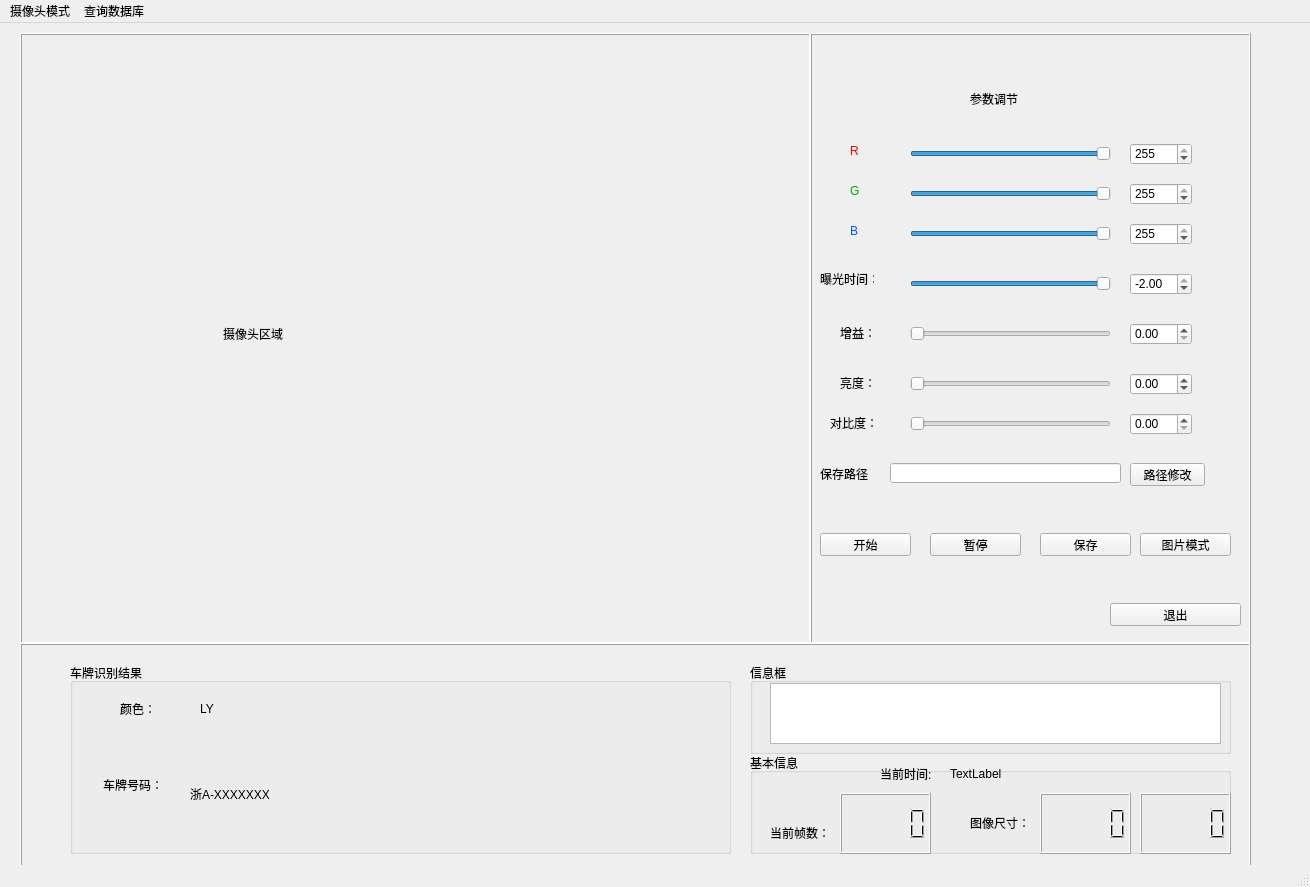
<?xml version="1.0" encoding="UTF-8"?>
<ui version="4.0">
 <class>camera</class>
 <widget class="QMainWindow" name="camera">
  <property name="geometry">
   <rect>
    <x>0</x>
    <y>0</y>
    <width>1310</width>
    <height>887</height>
   </rect>
  </property>
  <property name="windowTitle">
   <string>MainWindow</string>
  </property>
  <widget class="QWidget" name="centralwidget">
   <widget class="QFrame" name="frame">
    <property name="geometry">
     <rect>
      <x>20</x>
      <y>10</y>
      <width>791</width>
      <height>611</height>
     </rect>
    </property>
    <property name="frameShape">
     <enum>QFrame::Box</enum>
    </property>
    <property name="frameShadow">
     <enum>QFrame::Raised</enum>
    </property>
    <widget class="QLabel" name="DispLb">
     <property name="geometry">
      <rect>
       <x>10</x>
       <y>10</y>
       <width>771</width>
       <height>581</height>
      </rect>
     </property>
     <property name="text">
      <string>                                                          摄像头区域</string>
     </property>
    </widget>
   </widget>
   <widget class="QFrame" name="frame_2">
    <property name="geometry">
     <rect>
      <x>810</x>
      <y>10</y>
      <width>441</width>
      <height>611</height>
     </rect>
    </property>
    <property name="frameShape">
     <enum>QFrame::Box</enum>
    </property>
    <property name="frameShadow">
     <enum>QFrame::Raised</enum>
    </property>
    <widget class="QPushButton" name="ShowBt">
     <property name="geometry">
      <rect>
       <x>10</x>
       <y>500</y>
       <width>91</width>
       <height>23</height>
      </rect>
     </property>
     <property name="text">
      <string>开始</string>
     </property>
    </widget>
    <widget class="QPushButton" name="StopBt">
     <property name="geometry">
      <rect>
       <x>120</x>
       <y>500</y>
       <width>91</width>
       <height>23</height>
      </rect>
     </property>
     <property name="text">
      <string>暂停</string>
     </property>
    </widget>
    <widget class="QDoubleSpinBox" name="RedColorSpB">
     <property name="geometry">
      <rect>
       <x>320</x>
       <y>110</y>
       <width>62</width>
       <height>22</height>
      </rect>
     </property>
     <property name="decimals">
      <number>0</number>
     </property>
     <property name="maximum">
      <double>255.000000000000000</double>
     </property>
     <property name="value">
      <double>255.000000000000000</double>
     </property>
    </widget>
    <widget class="QSlider" name="RedColorSld">
     <property name="geometry">
      <rect>
       <x>100</x>
       <y>110</y>
       <width>201</width>
       <height>22</height>
      </rect>
     </property>
     <property name="maximum">
      <number>255</number>
     </property>
     <property name="value">
      <number>255</number>
     </property>
     <property name="sliderPosition">
      <number>255</number>
     </property>
     <property name="orientation">
      <enum>Qt::Horizontal</enum>
     </property>
    </widget>
    <widget class="QSlider" name="GreenColorSld">
     <property name="geometry">
      <rect>
       <x>100</x>
       <y>150</y>
       <width>201</width>
       <height>22</height>
      </rect>
     </property>
     <property name="maximum">
      <number>255</number>
     </property>
     <property name="value">
      <number>255</number>
     </property>
     <property name="orientation">
      <enum>Qt::Horizontal</enum>
     </property>
    </widget>
    <widget class="QSlider" name="BlueColorSld">
     <property name="geometry">
      <rect>
       <x>100</x>
       <y>190</y>
       <width>201</width>
       <height>22</height>
      </rect>
     </property>
     <property name="maximum">
      <number>255</number>
     </property>
     <property name="value">
      <number>255</number>
     </property>
     <property name="orientation">
      <enum>Qt::Horizontal</enum>
     </property>
    </widget>
    <widget class="QDoubleSpinBox" name="GreenColorSpB">
     <property name="geometry">
      <rect>
       <x>320</x>
       <y>150</y>
       <width>62</width>
       <height>22</height>
      </rect>
     </property>
     <property name="decimals">
      <number>0</number>
     </property>
     <property name="minimum">
      <double>0.000000000000000</double>
     </property>
     <property name="maximum">
      <double>255.000000000000000</double>
     </property>
     <property name="value">
      <double>255.000000000000000</double>
     </property>
    </widget>
    <widget class="QDoubleSpinBox" name="BlueColorSpB">
     <property name="geometry">
      <rect>
       <x>320</x>
       <y>190</y>
       <width>62</width>
       <height>22</height>
      </rect>
     </property>
     <property name="decimals">
      <number>0</number>
     </property>
     <property name="maximum">
      <double>255.000000000000000</double>
     </property>
     <property name="singleStep">
      <double>0.000000000000000</double>
     </property>
     <property name="value">
      <double>255.000000000000000</double>
     </property>
    </widget>
    <widget class="QLabel" name="label_4">
     <property name="geometry">
      <rect>
       <x>40</x>
       <y>110</y>
       <width>21</width>
       <height>16</height>
      </rect>
     </property>
     <property name="palette">
      <palette>
       <active>
        <colorrole role="WindowText">
         <brush brushstyle="SolidPattern">
          <color alpha="255">
           <red>255</red>
           <green>0</green>
           <blue>0</blue>
          </color>
         </brush>
        </colorrole>
       </active>
       <inactive>
        <colorrole role="WindowText">
         <brush brushstyle="SolidPattern">
          <color alpha="255">
           <red>255</red>
           <green>0</green>
           <blue>0</blue>
          </color>
         </brush>
        </colorrole>
       </inactive>
       <disabled>
        <colorrole role="WindowText">
         <brush brushstyle="SolidPattern">
          <color alpha="255">
           <red>120</red>
           <green>120</green>
           <blue>120</blue>
          </color>
         </brush>
        </colorrole>
       </disabled>
      </palette>
     </property>
     <property name="styleSheet">
      <string notr="true">font: 14pt &quot;Consolas&quot;;
</string>
     </property>
     <property name="text">
      <string>R</string>
     </property>
    </widget>
    <widget class="QLabel" name="label_5">
     <property name="geometry">
      <rect>
       <x>40</x>
       <y>150</y>
       <width>21</width>
       <height>16</height>
      </rect>
     </property>
     <property name="palette">
      <palette>
       <active>
        <colorrole role="WindowText">
         <brush brushstyle="SolidPattern">
          <color alpha="255">
           <red>0</red>
           <green>170</green>
           <blue>0</blue>
          </color>
         </brush>
        </colorrole>
       </active>
       <inactive>
        <colorrole role="WindowText">
         <brush brushstyle="SolidPattern">
          <color alpha="255">
           <red>0</red>
           <green>170</green>
           <blue>0</blue>
          </color>
         </brush>
        </colorrole>
       </inactive>
       <disabled>
        <colorrole role="WindowText">
         <brush brushstyle="SolidPattern">
          <color alpha="255">
           <red>120</red>
           <green>120</green>
           <blue>120</blue>
          </color>
         </brush>
        </colorrole>
       </disabled>
      </palette>
     </property>
     <property name="styleSheet">
      <string notr="true">font: 14pt &quot;Consolas&quot;;</string>
     </property>
     <property name="text">
      <string>G</string>
     </property>
    </widget>
    <widget class="QLabel" name="label_6">
     <property name="geometry">
      <rect>
       <x>40</x>
       <y>190</y>
       <width>21</width>
       <height>16</height>
      </rect>
     </property>
     <property name="palette">
      <palette>
       <active>
        <colorrole role="WindowText">
         <brush brushstyle="SolidPattern">
          <color alpha="255">
           <red>0</red>
           <green>85</green>
           <blue>255</blue>
          </color>
         </brush>
        </colorrole>
       </active>
       <inactive>
        <colorrole role="WindowText">
         <brush brushstyle="SolidPattern">
          <color alpha="255">
           <red>0</red>
           <green>85</green>
           <blue>255</blue>
          </color>
         </brush>
        </colorrole>
       </inactive>
       <disabled>
        <colorrole role="WindowText">
         <brush brushstyle="SolidPattern">
          <color alpha="255">
           <red>120</red>
           <green>120</green>
           <blue>120</blue>
          </color>
         </brush>
        </colorrole>
       </disabled>
      </palette>
     </property>
     <property name="styleSheet">
      <string notr="true">font: 14pt &quot;Consolas&quot;;</string>
     </property>
     <property name="text">
      <string>B</string>
     </property>
    </widget>
    <widget class="QSlider" name="ExpTimeSld">
     <property name="geometry">
      <rect>
       <x>100</x>
       <y>240</y>
       <width>201</width>
       <height>22</height>
      </rect>
     </property>
     <property name="minimum">
      <number>-10</number>
     </property>
     <property name="maximum">
      <number>-2</number>
     </property>
     <property name="orientation">
      <enum>Qt::Horizontal</enum>
     </property>
    </widget>
    <widget class="QSlider" name="GainSld">
     <property name="geometry">
      <rect>
       <x>100</x>
       <y>290</y>
       <width>201</width>
       <height>22</height>
      </rect>
     </property>
     <property name="orientation">
      <enum>Qt::Horizontal</enum>
     </property>
    </widget>
    <widget class="QSlider" name="BrightSld">
     <property name="geometry">
      <rect>
       <x>100</x>
       <y>340</y>
       <width>201</width>
       <height>22</height>
      </rect>
     </property>
     <property name="orientation">
      <enum>Qt::Horizontal</enum>
     </property>
    </widget>
    <widget class="QSlider" name="ContrastSld">
     <property name="geometry">
      <rect>
       <x>100</x>
       <y>380</y>
       <width>201</width>
       <height>22</height>
      </rect>
     </property>
     <property name="orientation">
      <enum>Qt::Horizontal</enum>
     </property>
    </widget>
    <widget class="QLabel" name="label_7">
     <property name="geometry">
      <rect>
       <x>10</x>
       <y>240</y>
       <width>54</width>
       <height>12</height>
      </rect>
     </property>
     <property name="text">
      <string>曝光时间：</string>
     </property>
    </widget>
    <widget class="QLabel" name="label_8">
     <property name="geometry">
      <rect>
       <x>30</x>
       <y>290</y>
       <width>54</width>
       <height>20</height>
      </rect>
     </property>
     <property name="text">
      <string>增益：</string>
     </property>
    </widget>
    <widget class="QLabel" name="label_9">
     <property name="geometry">
      <rect>
       <x>30</x>
       <y>340</y>
       <width>54</width>
       <height>20</height>
      </rect>
     </property>
     <property name="text">
      <string>亮度：</string>
     </property>
    </widget>
    <widget class="QLabel" name="label_10">
     <property name="geometry">
      <rect>
       <x>20</x>
       <y>380</y>
       <width>54</width>
       <height>20</height>
      </rect>
     </property>
     <property name="text">
      <string>对比度：</string>
     </property>
    </widget>
    <widget class="QDoubleSpinBox" name="ExpTimeSpB">
     <property name="geometry">
      <rect>
       <x>320</x>
       <y>240</y>
       <width>62</width>
       <height>22</height>
      </rect>
     </property>
     <property name="decimals">
      <number>2</number>
     </property>
     <property name="minimum">
      <double>-10.000000000000000</double>
     </property>
     <property name="maximum">
      <double>-2.000000000000000</double>
     </property>
    </widget>
    <widget class="QDoubleSpinBox" name="GainSpB">
     <property name="geometry">
      <rect>
       <x>320</x>
       <y>290</y>
       <width>62</width>
       <height>22</height>
      </rect>
     </property>
     <property name="decimals">
      <number>2</number>
     </property>
     <property name="maximum">
      <double>128.000000000000000</double>
     </property>
    </widget>
    <widget class="QDoubleSpinBox" name="BrightSpB">
     <property name="geometry">
      <rect>
       <x>320</x>
       <y>340</y>
       <width>62</width>
       <height>22</height>
      </rect>
     </property>
     <property name="decimals">
      <number>2</number>
     </property>
     <property name="minimum">
      <double>-64.000000000000000</double>
     </property>
     <property name="maximum">
      <double>64.000000000000000</double>
     </property>
    </widget>
    <widget class="QDoubleSpinBox" name="ContrastSpB">
     <property name="geometry">
      <rect>
       <x>320</x>
       <y>380</y>
       <width>62</width>
       <height>22</height>
      </rect>
     </property>
     <property name="decimals">
      <number>2</number>
     </property>
     <property name="maximum">
      <double>100.000000000000000</double>
     </property>
    </widget>
    <widget class="QLineEdit" name="FilePathLE">
     <property name="geometry">
      <rect>
       <x>80</x>
       <y>430</y>
       <width>231</width>
       <height>20</height>
      </rect>
     </property>
    </widget>
    <widget class="QPushButton" name="FilePathBt">
     <property name="geometry">
      <rect>
       <x>320</x>
       <y>430</y>
       <width>75</width>
       <height>23</height>
      </rect>
     </property>
     <property name="text">
      <string>路径修改</string>
     </property>
    </widget>
    <widget class="QLabel" name="label_11">
     <property name="geometry">
      <rect>
       <x>10</x>
       <y>430</y>
       <width>51</width>
       <height>21</height>
      </rect>
     </property>
     <property name="text">
      <string>保存路径：</string>
     </property>
    </widget>
    <widget class="QPushButton" name="RecordBt">
     <property name="geometry">
      <rect>
       <x>230</x>
       <y>500</y>
       <width>91</width>
       <height>23</height>
      </rect>
     </property>
     <property name="text">
      <string>保存</string>
     </property>
    </widget>
    <widget class="QPushButton" name="ExitBt">
     <property name="geometry">
      <rect>
       <x>300</x>
       <y>570</y>
       <width>131</width>
       <height>23</height>
      </rect>
     </property>
     <property name="text">
      <string>退出</string>
     </property>
    </widget>
    <widget class="QLabel" name="label_3">
     <property name="geometry">
      <rect>
       <x>160</x>
       <y>40</y>
       <width>131</width>
       <height>51</height>
      </rect>
     </property>
     <property name="styleSheet">
      <string notr="true">font: 20pt &quot;Agency FB&quot;;</string>
     </property>
     <property name="text">
      <string>参数调节</string>
     </property>
    </widget>
    <widget class="QPushButton" name="Picbtn">
     <property name="geometry">
      <rect>
       <x>330</x>
       <y>500</y>
       <width>91</width>
       <height>23</height>
      </rect>
     </property>
     <property name="text">
      <string>图片模式</string>
     </property>
    </widget>
   </widget>
   <widget class="QFrame" name="frame_3">
    <property name="geometry">
     <rect>
      <x>20</x>
      <y>620</y>
      <width>1231</width>
      <height>231</height>
     </rect>
    </property>
    <property name="frameShape">
     <enum>QFrame::Box</enum>
    </property>
    <property name="frameShadow">
     <enum>QFrame::Raised</enum>
    </property>
    <widget class="QGroupBox" name="groupBox">
     <property name="geometry">
      <rect>
       <x>50</x>
       <y>20</y>
       <width>661</width>
       <height>191</height>
      </rect>
     </property>
     <property name="title">
      <string>车牌识别结果</string>
     </property>
     <widget class="QLabel" name="label_12">
      <property name="geometry">
       <rect>
        <x>50</x>
        <y>40</y>
        <width>54</width>
        <height>12</height>
       </rect>
      </property>
      <property name="text">
       <string>颜色：</string>
      </property>
     </widget>
     <widget class="QLabel" name="label_13">
      <property name="geometry">
       <rect>
        <x>33</x>
        <y>112</y>
        <width>71</width>
        <height>20</height>
       </rect>
      </property>
      <property name="text">
       <string>车牌号码：</string>
      </property>
     </widget>
     <widget class="QLabel" name="colorLabel">
      <property name="geometry">
       <rect>
        <x>130</x>
        <y>40</y>
        <width>54</width>
        <height>12</height>
       </rect>
      </property>
      <property name="text">
       <string>LY</string>
      </property>
     </widget>
     <widget class="QLabel" name="NumLabel">
      <property name="geometry">
       <rect>
        <x>120</x>
        <y>110</y>
        <width>171</width>
        <height>41</height>
       </rect>
      </property>
      <property name="styleSheet">
       <string notr="true">font: 75 22pt &quot;Agcy FB&quot;;</string>
      </property>
      <property name="text">
       <string>浙A-XXXXXXX</string>
      </property>
     </widget>
    </widget>
    <widget class="QGroupBox" name="groupBox_2">
     <property name="geometry">
      <rect>
       <x>730</x>
       <y>20</y>
       <width>481</width>
       <height>91</height>
      </rect>
     </property>
     <property name="title">
      <string>信息框</string>
     </property>
     <widget class="QTextEdit" name="MsgTE">
      <property name="geometry">
       <rect>
        <x>20</x>
        <y>20</y>
        <width>451</width>
        <height>61</height>
       </rect>
      </property>
     </widget>
    </widget>
    <widget class="QGroupBox" name="groupBox_3">
     <property name="geometry">
      <rect>
       <x>730</x>
       <y>110</y>
       <width>481</width>
       <height>101</height>
      </rect>
     </property>
     <property name="title">
      <string>基本信息</string>
     </property>
     <widget class="QLabel" name="label">
      <property name="geometry">
       <rect>
        <x>20</x>
        <y>70</y>
        <width>71</width>
        <height>20</height>
       </rect>
      </property>
      <property name="text">
       <string>当前帧数：</string>
      </property>
     </widget>
     <widget class="QLCDNumber" name="FmRateLCD">
      <property name="geometry">
       <rect>
        <x>90</x>
        <y>40</y>
        <width>91</width>
        <height>61</height>
       </rect>
      </property>
     </widget>
     <widget class="QLabel" name="label_2">
      <property name="geometry">
       <rect>
        <x>220</x>
        <y>60</y>
        <width>71</width>
        <height>20</height>
       </rect>
      </property>
      <property name="text">
       <string>图像尺寸：</string>
      </property>
     </widget>
     <widget class="QLCDNumber" name="ImgWidthLCD">
      <property name="geometry">
       <rect>
        <x>290</x>
        <y>40</y>
        <width>91</width>
        <height>61</height>
       </rect>
      </property>
     </widget>
     <widget class="QLCDNumber" name="ImgHeightLCD">
      <property name="geometry">
       <rect>
        <x>390</x>
        <y>40</y>
        <width>91</width>
        <height>61</height>
       </rect>
      </property>
     </widget>
     <widget class="QLabel" name="timeLabel">
      <property name="geometry">
       <rect>
        <x>200</x>
        <y>10</y>
        <width>261</width>
        <height>21</height>
       </rect>
      </property>
      <property name="text">
       <string>TextLabel</string>
      </property>
     </widget>
     <widget class="QLabel" name="label_17">
      <property name="geometry">
       <rect>
        <x>130</x>
        <y>10</y>
        <width>51</width>
        <height>21</height>
       </rect>
      </property>
      <property name="text">
       <string>当前时间:</string>
      </property>
     </widget>
    </widget>
   </widget>
  </widget>
  <widget class="QMenuBar" name="menubar">
   <property name="geometry">
    <rect>
     <x>0</x>
     <y>0</y>
     <width>1310</width>
     <height>23</height>
    </rect>
   </property>
   <widget class="QMenu" name="menu">
    <property name="title">
     <string>摄像头模式</string>
    </property>
   </widget>
   <widget class="QMenu" name="menu_2">
    <property name="title">
     <string>查询数据库</string>
    </property>
   </widget>
   <addaction name="menu"/>
   <addaction name="menu_2"/>
  </widget>
  <widget class="QStatusBar" name="statusbar"/>
 </widget>
 <resources/>
 <connections/>
</ui>
